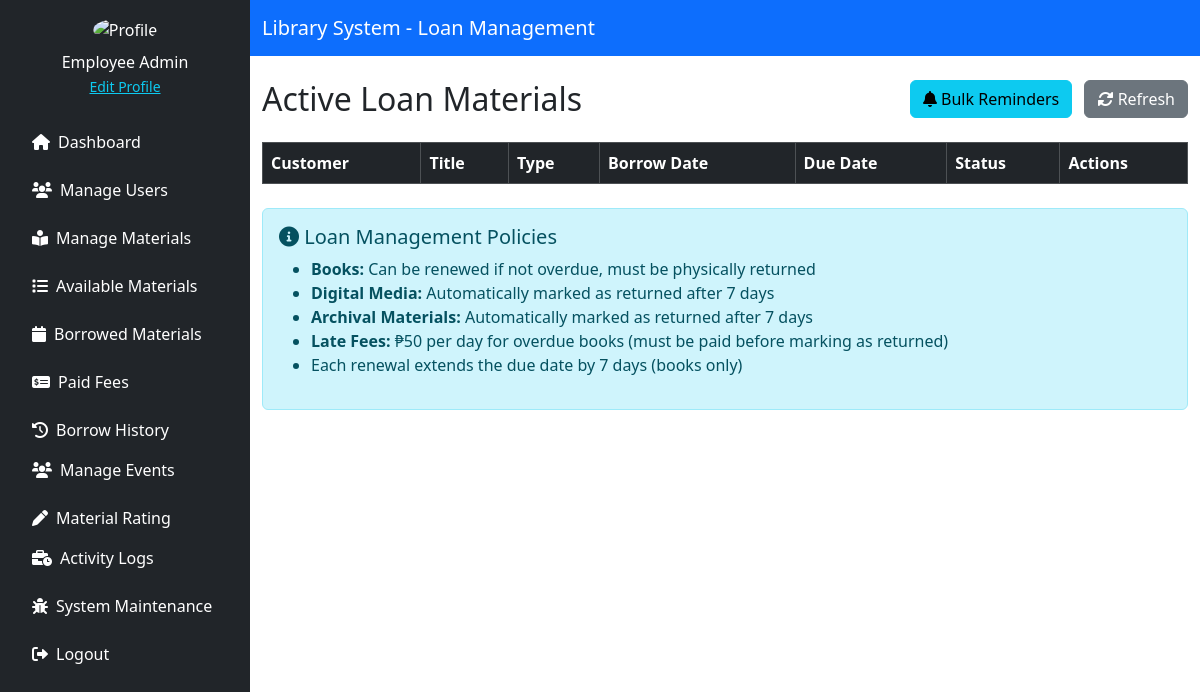
Page /source/employee/borrowed_materials.php (signed in) on the earlier database version.
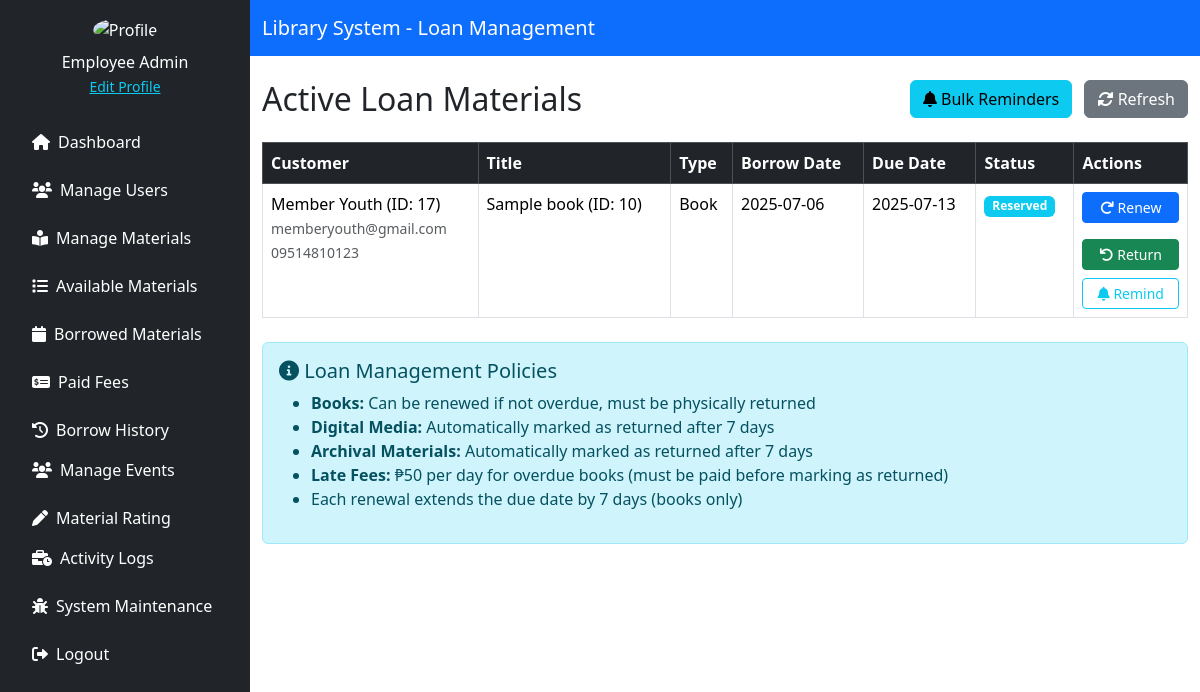
Same page on the later database version.
### tables this page shows
CREATE TABLE `material_transactions` (
  `transaction_id` int(11) NOT NULL,
  `material_type` enum('book','digital','research') NOT NULL,
  `material_id` int(11) NOT NULL,
  `customer_id` int(11) NOT NULL,
  `action` enum('Reserve','Borrow','Return','Request Access','Approve Access','Grant Access') NOT NULL,
  `status` enum('Reserved','Borrowed','Returned','Cancelled','Overdue') DEFAULT 'Reserved',
  `action_date` datetime DEFAULT current_timestamp(),
  `due_date` datetime DEFAULT NULL,
  `return_date` datetime DEFAULT NULL,
  `late_fee` decimal(10,2) DEFAULT 0.00
);

CREATE TABLE `customer` (
  `customer_id` int(11) NOT NULL,
  `first_name` varchar(255) NOT NULL,
  `middle_name` varchar(255) DEFAULT NULL,
  `last_name` varchar(255) NOT NULL,
  `purok` varchar(255) DEFAULT NULL,
  `street` varchar(255) DEFAULT NULL,
  `barangay` varchar(255) NOT NULL,
  `city` varchar(255) NOT NULL,
  `postal_code` varchar(255) DEFAULT NULL,
  `phone_num` varchar(225) NOT NULL,
  `birthdate` date NOT NULL,
  `email` varchar(255) NOT NULL,
  `password` varchar(255) NOT NULL,
  `role_id` int(11) NOT NULL,
  `status` enum('Active','Inactive') NOT NULL DEFAULT 'Active'
);

CREATE TABLE `material_books` (
  `id` int(11) NOT NULL,
  `title` varchar(255) NOT NULL,
  `author` varchar(255) NOT NULL,
  `isbn` varchar(20) DEFAULT NULL,
  `publisher` varchar(255) DEFAULT NULL,
  `year_published` year(4) DEFAULT NULL,
  `quantity` int(11) DEFAULT 1,
  `available` int(11) DEFAULT 1,
  `status` enum('Available','Archived') DEFAULT 'Available',
  `genre` varchar(255) DEFAULT NULL,
  `average_rating` decimal(3,1) DEFAULT 0.0,
  `review_count` int(11) DEFAULT 0
);

### source/employee/borrowed_materials.php (the view, shortened to what the changed rows need)
<?php
include '../../config/db_conn.php';
function getActiveLoans($pdo) {
    $stmt = $pdo->prepare("
        SELECT t.transaction_id AS loan_id,
               CONCAT(c.first_name, ' ', COALESCE(c.middle_name, ''), ' ', c.last_name) AS customer_name,
               c.customer_id,
               b.title AS book_title,
               b.id AS book_id,
               t.action_date AS borrow_date,
               t.due_date AS current_due_date,
               t.due_date AS original_due_date,
               0 AS renewal_count,
               c.email,
               c.phone_num AS phone,
               t.status,
               t.late_fee,
               'book' AS material_type
        FROM material_transactions t
        JOIN customer c ON t.customer_id = c.customer_id
        JOIN material_books b ON t.material_id = b.id
        WHERE t.material_type = 'book'
          AND t.action IN ('Borrow', 'Grant Access')
          AND t.status IN ('Reserved', 'Borrowed', 'Overdue')
    ");
    $stmt->execute();
    $bookLoans = $stmt->fetchAll(PDO::FETCH_ASSOC);
    $stmt = $pdo->prepare("
        SELECT t.transaction_id AS loan_id,
               CONCAT(c.first_name, ' ', COALESCE(c.middle_name, ''), ' ', c.last_name) AS customer_name,
               c.customer_id,
               d.title AS book_title,
               d.id AS book_id,
               t.action_date AS borrow_date,
               t.due_date AS current_due_date,
               t.due_date AS original_due_date,
               0 AS renewal_count,
               c.email,
               c.phone_num AS phone,
               t.status,
               t.late_fee,
               'digital' AS material_type
        FROM material_transactions t
        JOIN customer c ON t.customer_id = c.customer_id
        JOIN material_digital_media d ON t.material_id = d.id
        WHERE t.material_type = 'digital'
          AND t.action IN ('Borrow', 'Grant Access')
          AND t.status IN ('Reserved', 'Borrowed', 'Overdue')
    ");
    $stmt->execute();
    $digitalLoans = $stmt->fetchAll(PDO::FETCH_ASSOC);
    $stmt = $pdo->prepare("
        SELECT t.transaction_id AS loan_id,
               CONCAT(c.first_name, ' ', COALESCE(c.middle_name, ''), ' ', c.last_name) AS customer_name,
               c.customer_id,
               r.title AS book_title,
               r.id AS book_id,
               t.action_date AS borrow_date,
               t.due_date AS current_due_date,
               t.due_date AS original_due_date,
               0 AS renewal_count,
               c.email,
               c.phone_num AS phone,
               t.status,
               t.late_fee,
               'research' AS material_type
        FROM material_transactions t
        JOIN customer c ON t.customer_id = c.customer_id
        JOIN material_research r ON t.material_id = r.id
        WHERE t.material_type = 'research'
          AND t.action IN ('Borrow', 'Grant Access')
          AND t.status IN ('Reserved', 'Borrowed', 'Overdue')
    ");
    $stmt->execute();
    $researchLoans = $stmt->fetchAll(PDO::FETCH_ASSOC);
    $allLoans = array_merge($bookLoans, $digitalLoans, $researchLoans);
    foreach ($allLoans as &$loan) {
        $loan['is_overdue'] = strtotime($loan['current_due_date']) < time();
        $loan['is_renewable'] = !$loan['is_overdue'] && $loan['material_type'] === 'book';
        $loan['is_returnable'] = $loan['material_type'] === 'book';
        $loan['borrow_date'] = date('Y-m-d', strtotime($loan['borrow_date']));
        $loan['current_due_date'] = date('Y-m-d', strtotime($loan['current_due_date']));
        $loan['original_due_date'] = date('Y-m-d', strtotime($loan['original_due_date']));
    }
    return $allLoans;
}
$activeLoans = getActiveLoans($pdo);
?>
<!DOCTYPE html>
<html lang="en">
<head>
    <link href="https://cdn.jsdelivr.net/npm/bootstrap@5.3.3/dist/css/bootstrap.min.css" rel="stylesheet">
    <link href="https://cdnjs.cloudflare.com/ajax/libs/font-awesome/6.0.0/css/all.min.css" rel="stylesheet">
</head>
<body>
<div class="d-flex">
    <div class="flex-grow-1">
        <div class="container mt-4">
            <div class="d-flex justify-content-between mb-3">
                <h2>Active Loan Materials</h2>
            </div>
            <table class="table table-bordered">
                <thead class="table-dark">
                    <tr>
                        <th>Customer</th>
                        <th>Title</th>
                        <th>Type</th>
                        <th>Borrow Date</th>
                        <th>Due Date</th>
                        <th>Status</th>
                        <th>Actions</th>
                    </tr>
                </thead>
                <tbody>
                    <?php foreach ($activeLoans as $loan):
                        $dueInDays = floor((strtotime($loan['current_due_date']) - time()) / (60 * 60 * 24));
                        $isDueSoon = $dueInDays <= 3 && $dueInDays >= 0;
                    ?>
                        <tr class="<?= $loan['is_overdue'] ? 'overdue' : ($loan['status'] === 'Returned' ? 'returned' : ($loan['renewal_count'] > 0 ? 'renewed' : ($isDueSoon ? 'due-soon' : 'renewable'))) ?>">
                            <td>
                                <?= htmlspecialchars($loan['customer_name']) ?> (ID: <?= $loan['customer_id'] ?>)<br>
                                <small class="text-muted"><?= htmlspecialchars($loan['email']) ?><br><?= htmlspecialchars($loan['phone']) ?></small>
                            </td>
                            <td><?= htmlspecialchars($loan['book_title']) ?> (ID: <?= $loan['book_id'] ?>)</td>
                            <td><?= $loan['material_type_display'] ?></td>
                            <td><?= $loan['borrow_date'] ?></td>
                            <td>
                                <?= $loan['current_due_date'] ?>
                            </td>
                            <td>
                                <?php if ($loan['status'] === 'Returned'): ?>
                                    <span class="badge bg-secondary">Returned</span>
                                    <?php if ($loan['late_fee'] > 0): ?>
                                        <br><small class="text-danger">Late fee: ₱<?= $loan['late_fee'] ?></small>
                                    <?php endif; ?>
                                <?php elseif ($loan['status'] === 'Reserved'): ?>
                                    <span class="badge bg-info">Reserved</span>
                                <?php else: ?>
                                    <span class="badge bg-success">Borrowed</span>
                                <?php endif; ?>
                            </td>
                            <td>
                                <div class="d-flex flex-column gap-2">
                                    <?php if ($loan['status'] !== 'Returned'): ?>
                                        <?php if ($loan['is_renewable']): ?>
                                            <form method="POST" class="mb-2">
                                                <button type="submit" class="btn btn-primary btn-sm w-100" onclick="return confirm('Renew this loan for another 7 days?')">
                                                    <i class="fas fa-redo"></i> Renew
                                                </button>
                                            </form>
                                        <?php else: ?>
                                            <button class="btn btn-secondary btn-sm w-100" disabled title="<?= $loan['is_overdue'] ? 'Cannot renew overdue items' : ($loan['material_type'] !== 'book' ? 'Only books can be renewed' : 'Not renewable') ?>">
                                                <i class="fas fa-ban"></i> Can't Renew
                                            </button>
                                        <?php endif; ?>
                                        <?php if ($loan['is_returnable']): ?>
                                            <?php if ($loan['is_overdue'] && $loan['status'] === 'Overdue'): ?>
                                                <button class="btn btn-warning btn-sm w-100" data-bs-toggle="modal" data-bs-target="#paymentModal"
                                                    data-loan-id="<?= $loan['loan_id'] ?>"
                                                    data-late-fee="<?= $loan['late_fee'] ?>"
                                                    data-book-title="<?= htmlspecialchars($loan['book_title']) ?>">
                                                    <i class="fas fa-money-bill-wave"></i> Pay Fee
                                                </button>
                                            <?php else: ?>
                                                <form method="POST">
                                                    <button type="submit" class="btn btn-success btn-sm w-100" onclick="return confirm('Mark this material as returned?')">
                                                        <i class="fas fa-undo"></i> Return
                                                    </button>
                                                </form>
                                            <?php endif; ?>
                                        <?php else: ?>
                                            <button class="btn btn-secondary btn-sm w-100" disabled title="This material type will automatically be marked as returned when due">
                                                <i class="fas fa-check"></i> Auto-return
                                            </button>
                                        <?php endif; ?>
                                        <div class="btn-group w-100" role="group">
                                            <button class="btn btn-outline-info btn-sm" data-bs-toggle="modal" data-bs-target="#reminderModal"
                                                data-loan-id="<?= $loan['loan_id'] ?>"
                                                data-book-title="<?= htmlspecialchars($loan['book_title']) ?>"
                                                data-due-date="<?= $loan['current_due_date'] ?>"
                                                data-customer-email="<?= htmlspecialchars($loan['email']) ?>"
                                                data-customer-phone="<?= htmlspecialchars($loan['phone']) ?>">
                                                <i class="fas fa-bell"></i> Remind
                                            </button>
                                        </div>
                                    <?php else: ?>
                                        <button class="btn btn-secondary btn-sm w-100" disabled>
                                            <i class="fas fa-check"></i> Returned
                                        </button>
                                    <?php endif; ?>
                                </div>
                            </td>
                        </tr>
                    <?php endforeach; ?>
                </tbody>
            </table>
        </div>
    </div>
</div>
</body>
</html>

Differences in the rows shown:
added material_transactions: customer_name "Member Youth", customer.customer_id "17", customer.email "memberyouth@gmail.com", customer.phone_num "09514810123", material_books.title "Sample book", material_books.id "10", material_type_display "Book", borrow_date "2025-07-06", current_due_date "2025-07-13", status "Reserved"
